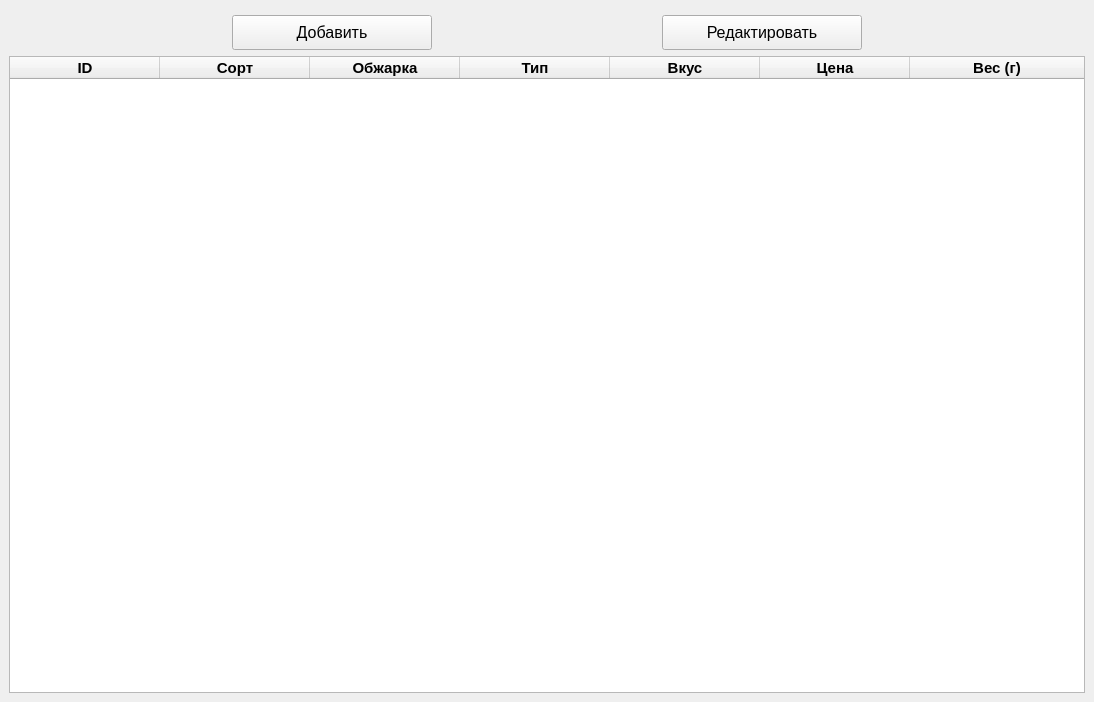
<?xml version="1.0" encoding="UTF-8"?>
<ui version="4.0">
 <class>MainWindow</class>
 <widget class="QMainWindow" name="MainWindow">
  <property name="geometry">
   <rect>
    <x>0</x>
    <y>0</y>
    <width>1094</width>
    <height>702</height>
   </rect>
  </property>
  <property name="windowTitle">
   <string>Экспрессо</string>
  </property>
  <widget class="QWidget" name="centralwidget">
   <layout class="QVBoxLayout" name="verticalLayout">
    <property name="topMargin">
     <number>15</number>
    </property>
    <item>
     <layout class="QHBoxLayout" name="horizontalLayout">
      <item>
       <spacer name="horizontalSpacer">
        <property name="orientation">
         <enum>Qt::Horizontal</enum>
        </property>
        <property name="sizeHint" stdset="0">
         <size>
          <width>40</width>
          <height>20</height>
         </size>
        </property>
       </spacer>
      </item>
      <item>
       <widget class="QPushButton" name="add_btn">
        <property name="minimumSize">
         <size>
          <width>200</width>
          <height>35</height>
         </size>
        </property>
        <property name="font">
         <font>
          <pointsize>12</pointsize>
         </font>
        </property>
        <property name="text">
         <string>Добавить</string>
        </property>
       </widget>
      </item>
      <item>
       <spacer name="horizontalSpacer_2">
        <property name="orientation">
         <enum>Qt::Horizontal</enum>
        </property>
        <property name="sizeHint" stdset="0">
         <size>
          <width>40</width>
          <height>20</height>
         </size>
        </property>
       </spacer>
      </item>
      <item>
       <widget class="QPushButton" name="redact_btn">
        <property name="minimumSize">
         <size>
          <width>200</width>
          <height>35</height>
         </size>
        </property>
        <property name="font">
         <font>
          <pointsize>12</pointsize>
         </font>
        </property>
        <property name="text">
         <string>Редактировать</string>
        </property>
       </widget>
      </item>
      <item>
       <spacer name="horizontalSpacer_3">
        <property name="orientation">
         <enum>Qt::Horizontal</enum>
        </property>
        <property name="sizeHint" stdset="0">
         <size>
          <width>40</width>
          <height>20</height>
         </size>
        </property>
       </spacer>
      </item>
     </layout>
    </item>
    <item>
     <widget class="QTableWidget" name="cof_list">
      <property name="font">
       <font>
        <pointsize>11</pointsize>
        <weight>75</weight>
        <bold>true</bold>
       </font>
      </property>
      <attribute name="horizontalHeaderDefaultSectionSize">
       <number>150</number>
      </attribute>
      <attribute name="horizontalHeaderStretchLastSection">
       <bool>true</bool>
      </attribute>
      <attribute name="verticalHeaderDefaultSectionSize">
       <number>35</number>
      </attribute>
      <column>
       <property name="text">
        <string>ID</string>
       </property>
      </column>
      <column>
       <property name="text">
        <string>Сорт</string>
       </property>
      </column>
      <column>
       <property name="text">
        <string>Обжарка</string>
       </property>
      </column>
      <column>
       <property name="text">
        <string>Тип</string>
       </property>
      </column>
      <column>
       <property name="text">
        <string>Вкус</string>
       </property>
      </column>
      <column>
       <property name="text">
        <string>Цена</string>
       </property>
      </column>
      <column>
       <property name="text">
        <string>Вес (г)</string>
       </property>
      </column>
     </widget>
    </item>
   </layout>
  </widget>
 </widget>
 <resources/>
 <connections/>
</ui>
